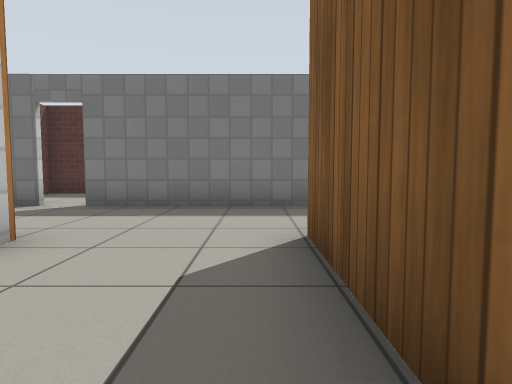
View 1 (above)

19 first-person views from a walk through a Gazebo world. The camera is 0.72 m above the floor, tilts 4° down and sees 75° across. The floor is counted in squares, 1 m on a side. Each view is taken from the middle of a square. On the plan, view 1 faces up. The plan holds only what a view shows up to about 10 squares ahead; the rest is blank. Gazebo's built-in surfaces are drawn with simple patterns.

View 2
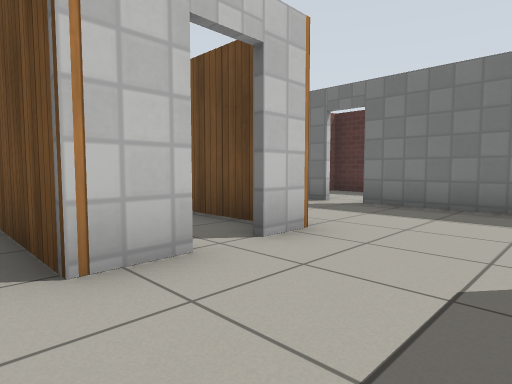

View 3
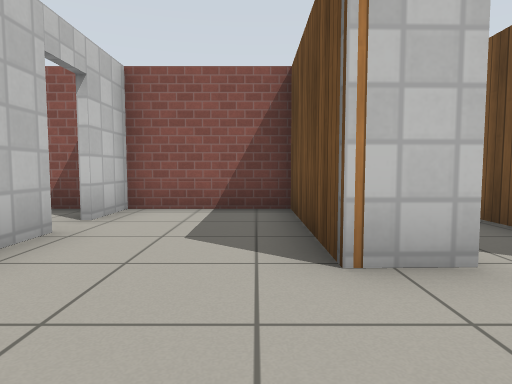

View 4
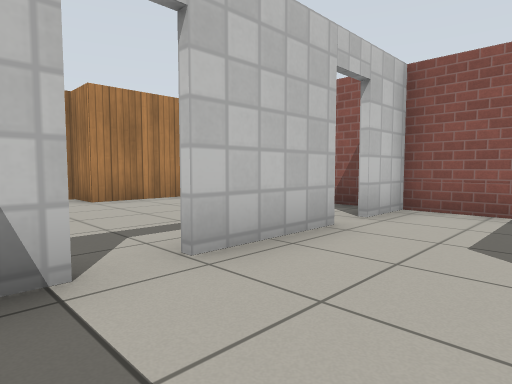

View 5
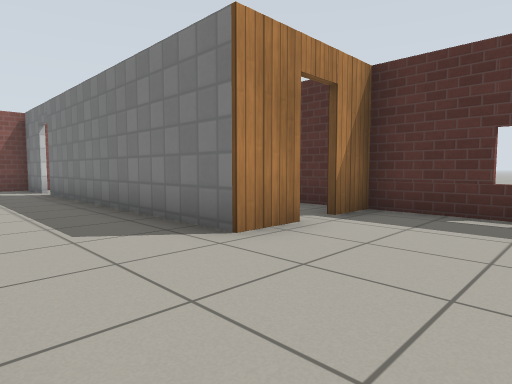

View 6
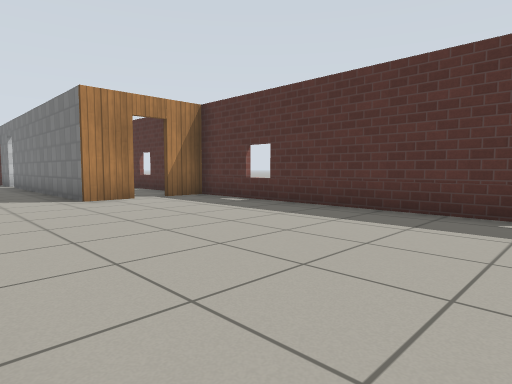

View 7
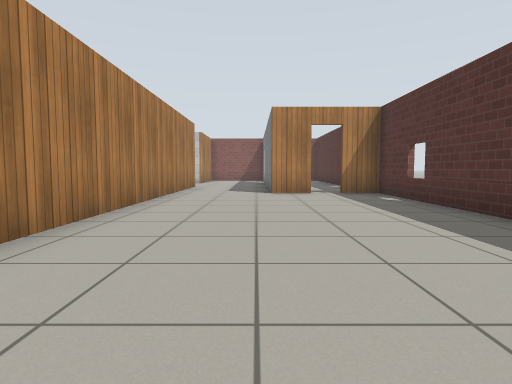

View 8
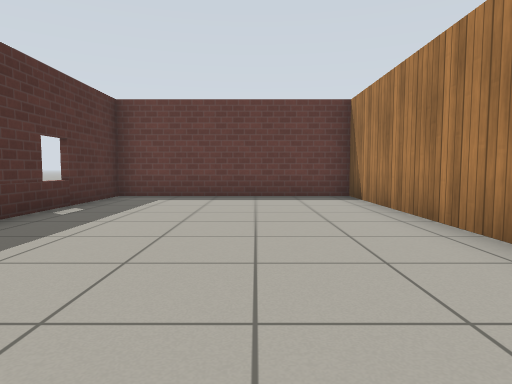

View 9
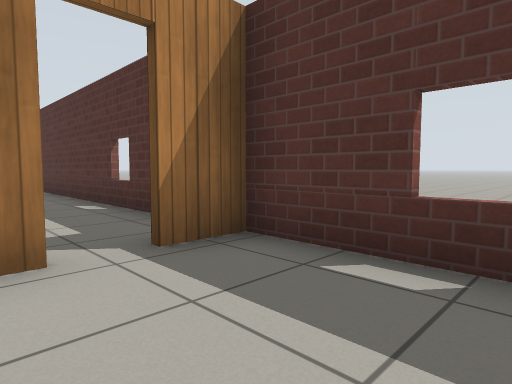

View 10
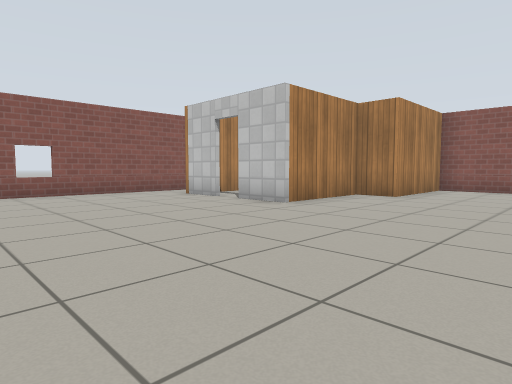

View 11
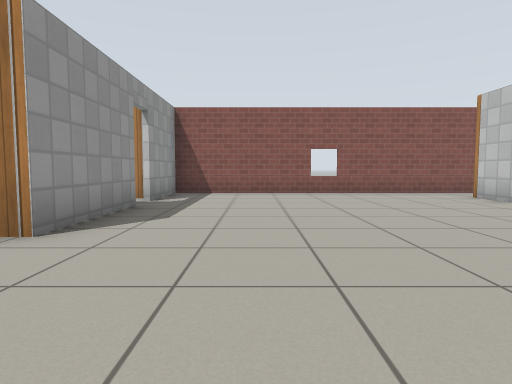

View 12
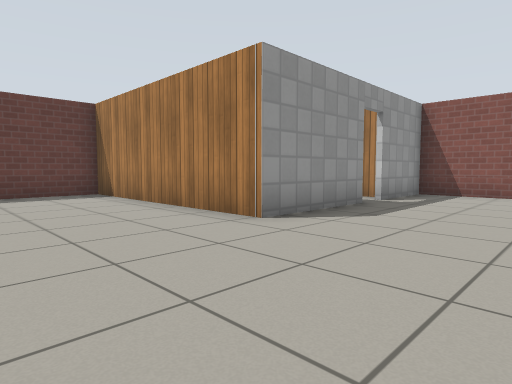

View 13
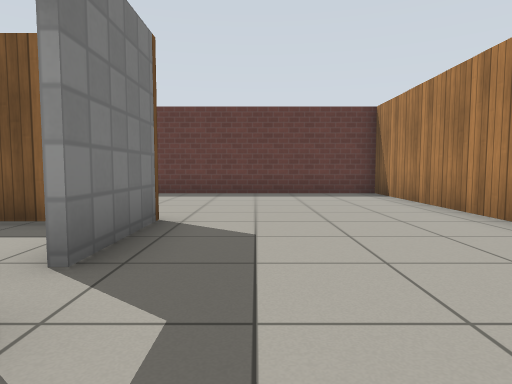

View 14
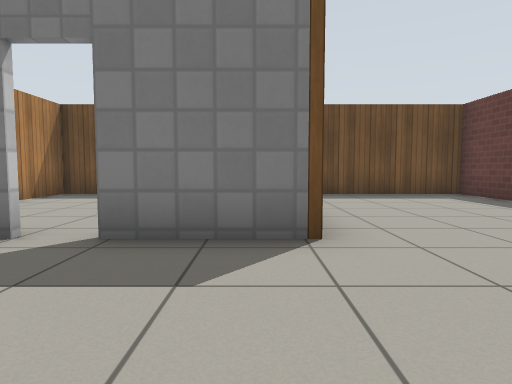

View 15
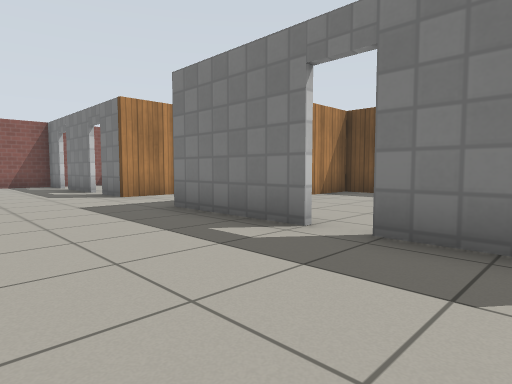

View 16
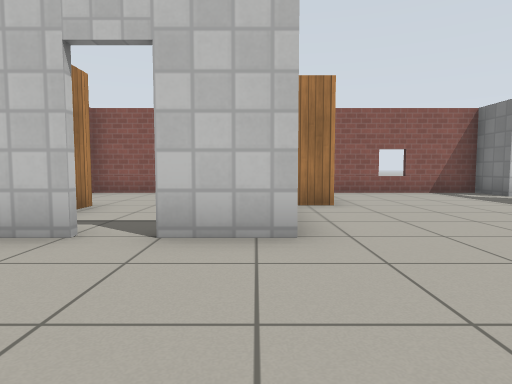

View 17
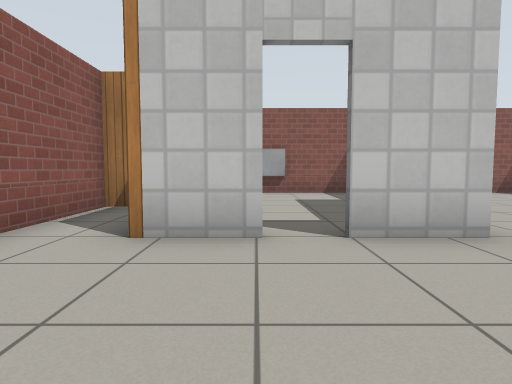

View 18
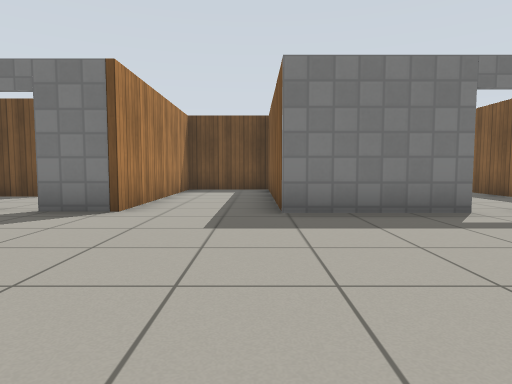

View 19
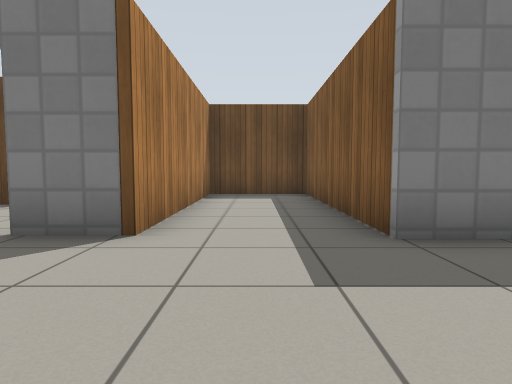

### Floor plan
Points are (right, up) in squares from view 1. A wall is a line through its corners. A room is listed if a view was taken in it or the views show most of it. See-through windows are left out.
Room 1 (views 1, 2, 3, 4, 5, 6, 7, 8, 9)
walls: (3.9, 3.5) (14.8, 3.5); (4.2, 7.6) (4.2, 6.5) (-3.3, 6.4); (4.2, 9.6) (4.2, 8.5); (0.6, 0.6) (0.6, 3.6); (-2.4, 3.3) (-2.4, 2.5); (-2.4, 1.7) (-2.4, 0.6) (-6, 0.6) (-6, -2.1); (-4.1, 6.4) (-4.8, 6.4); (-0.7, -2.3) (-0.2, -2.3); (14.7, 2.9) (14.7, 9.6) (4, 9.6); (-3.7, -2.3) (-1.5, -2.3); (-6, -2.3) (-4.6, -2.3)
ways out: open door at (-4, -2) to room 2; open door at (-1, -2) to room 2; open door at (-3.7, 6.3); open door at (-2.5, 2); open door at (4, 8)
Room 2 (views 10, 11, 12, 13, 14, 15, 16, 17, 18, 19)
walls: (6.5, -2.6) (3.4, -2.6) (3.4, 3.4); (8.4, -10.6) (8.3, -7.5) (14.7, -7.5) (14.7, -1.1); (9.8, -2.6) (7.4, -2.6); (0.6, -10.9) (0.6, -12.4); (3.1, 3.4) (0.6, 3.4) (0.6, -2.4) (-0.7, -2.4); (-4.9, -7.5) (-2.5, -7.5) (-2.5, -8.6) (0.6, -8.6) (0.6, -10.1); (-4.6, -2.4) (-6, -2.4); (-2.3, -13.8) (8.4, -13.8) (8.4, -11.3); (-6, -2.1) (-6, -6.8); (14.7, 1.4) (14.7, 2.9); (14.9, 3.4) (10.9, 3.4)
ways out: open door at (-4, -2) to room 1; open door at (-1, -2) to room 1; open door at (0.5, -10.5) to room 3; open door at (7, -2.5) to room 4; open door at (8.5, -11)
Room 3 (no view inside)
walls: (-2.5, -12.2) (-1.8, -12.2); (-6, -8.3) (-6, -13.9)
ways out: open door at (0.5, -10.5) to room 2
objects: window (-6, -11)
Room 4 (no view inside)
walls: (9.5, -1.1) (9.5, 2.1); (4.6, 3.4) (3.1, 3.4); (3.6, 3.4) (3.6, 1.5)
ways out: open door at (7, -2.5) to room 2

Where each view was taken, in squares from view 1:
view 1: 0 up, 0 right, facing up
view 2: 0 up, 0 right, facing up-left
view 3: 0 up, 0 right, facing left
view 4: 0 up, 0 right, facing down-left
view 5: 4 up, 7 right, facing up-left
view 6: 4 up, 12 right, facing up-left
view 7: 6 up, 14 right, facing left
view 8: 6 up, 6 right, facing right
view 9: 7 up, 7 right, facing up-left
view 10: 4 down, 6 right, facing down-left
view 11: 4 down, 6 right, facing down
view 12: 4 down, 5 right, facing down-right
view 13: 4 down, 5 right, facing right
view 14: 6 down, 9 right, facing up
view 15: 6 down, 9 right, facing up-left
view 16: 9 down, 4 right, facing left
view 17: 11 down, 4 right, facing left
view 18: 8 down, 3 right, facing up
view 19: 6 down, 2 right, facing up
